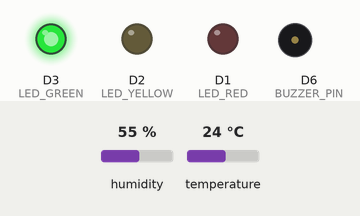
A sketch run on a simulated ESP8266 (NodeMCU). Parts: output pins drawn as LEDs (lit = HIGH), buzzer (waves = sounding). The test bench sets the inputs (shaded band); at power-on: temperature 24 °C, humidity 55 %. WiFi joins after 1.5 s; servers stay silent unless stated; what the sketch prints to the serial monitor is not drawn.

Above: at 2.7 s.
2.8 s: temperature set to 28 °C
11.1 s: temperature set to 31 °C
At 19.2 s:
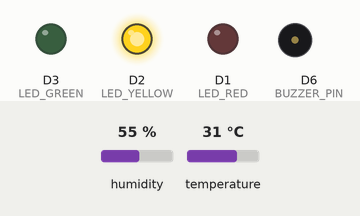
19.6 s: temperature set to 35 °C
27.9 s: temperature set to 38 °C
At 36.0 s:
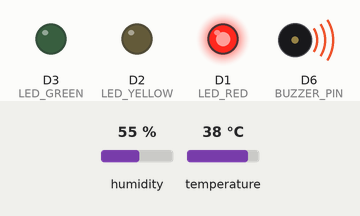
36.3 s: temperature set to 12 °C
At 44.3 s:
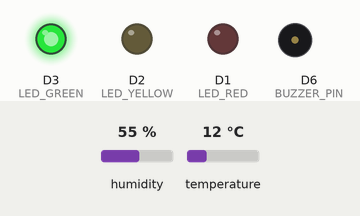
44.6 s: temperature set to 33 °C
At 52.8 s:
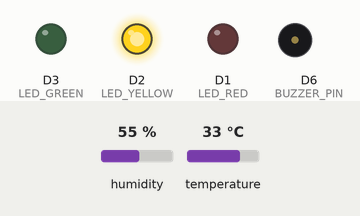
Timing chart, 0 to 53.9 s (numbered marks = the images above; inputs shaded):
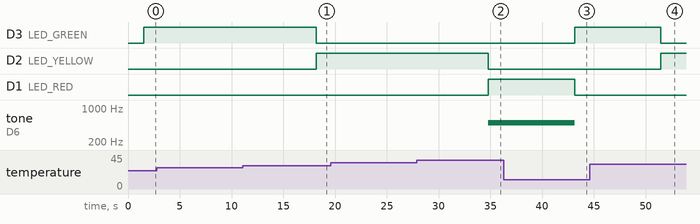

Measured:
- the behaviour switches between 29 and 30 °C on temperature (found by bisection; images 0 and 1)
- the behaviour switches between 36 and 37 °C on temperature (found by bisection; images 1 and 2)
- after the input at 2.8 s, every drawn part: stays the same
- after the input at 11.1 s, D3 (LED_GREEN): HIGH → LOW after 7.1 s; D2 (LED_YELLOW): LOW → HIGH after 7.1 s
- after the input at 19.6 s, every drawn part: stays the same
- after the input at 27.9 s, D2 (LED_YELLOW): HIGH → LOW after 6.9 s; D1 (LED_RED): LOW → HIGH after 6.9 s; tone on D6 (BUZZER_PIN): silent → 500 Hz after 6.9 s
- after the input at 36.3 s, D3 (LED_GREEN): LOW → HIGH after 6.8 s; D1 (LED_RED): HIGH → LOW after 6.8 s; tone on D6 (BUZZER_PIN): 500 Hz → silent after 6.8 s
- after the input at 44.6 s, D3 (LED_GREEN): HIGH → LOW after 6.9 s; D2 (LED_YELLOW): LOW → HIGH after 6.9 s

The sketch:

Posttest_3.ino
```cpp
#include <ThingSpeak.h>
#include <ESP8266WiFi.h>
#include <WiFiClient.h>
#include <DHT.h>

#define DHTPIN D5
#define DHTTYPE DHT11
#define LED_RED D1
#define LED_YELLOW D2
#define LED_GREEN D3
const int BUZZER_PIN = D6;

DHT dht(DHTPIN, DHTTYPE);

unsigned long CHANNEL_ID = 2479777;
const char *ssid = "Universitas Mulawarman";
const char *password = "";
const char *thingSpeakApiKey = "5LQVXE5ZH09OXVJM";
WiFiClient client;

void setup() {
  Serial.begin(9600);
  dht.begin();
  pinMode(LED_RED, OUTPUT);
  pinMode(LED_GREEN, OUTPUT);
  pinMode(LED_YELLOW, OUTPUT);
  pinMode(BUZZER_PIN, OUTPUT);
  ThingSpeak.begin(client);
  WiFi.begin(ssid, password);
  while (WiFi.status() != WL_CONNECTED) {
    delay(500);
    Serial.print(".");
  }
  Serial.println("WiFi connected");
}

void loop() {
  float Celcius = dht.readTemperature();
  float Fahrenheit = (Celcius * 9/5) + 32;
  float Reamur = Celcius * 4/5;
  float Kelvin = Celcius + 273;

  if (isnan(Celcius)) {
    Serial.println("Sensor tidak terbaca!");
    return;
  }

  Serial.print("Temperature: ");
  Serial.println(Celcius);


  // Kontrol LED berdasarkan suhu
  if (Celcius < 30) {
    digitalWrite(LED_GREEN, HIGH); // Hijau
    digitalWrite(LED_YELLOW, LOW); // Hijau
    digitalWrite(LED_RED, LOW); // Hijau
    noTone(BUZZER_PIN);
  } else if (Celcius >= 30 && Celcius <= 36) {
    digitalWrite(LED_GREEN, LOW); // Hijau
    digitalWrite(LED_YELLOW, HIGH); // Kuning
    digitalWrite(LED_RED, LOW); // Hijau
    noTone(BUZZER_PIN);
  } else {
    digitalWrite(LED_GREEN, LOW); // Hijau
    digitalWrite(LED_YELLOW, LOW); // Kuning
    digitalWrite(LED_RED, HIGH); // Merah
    tone(BUZZER_PIN, 500);
  }

  // Kirim data suhu ke ThingSpeak
  ThingSpeak.setField(1, Celcius);
  ThingSpeak.setField(2, Fahrenheit);
  ThingSpeak.setField(3, Reamur);
  ThingSpeak.setField(4, Kelvin);
  ThingSpeak.writeFields(CHANNEL_ID, thingSpeakApiKey);

  delay(8000); // Delay untuk baca Suhu
}
```
